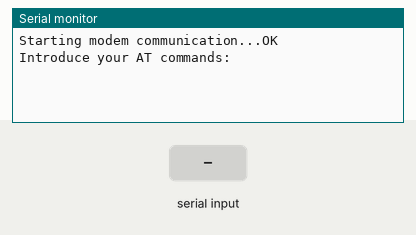
Simulated run of this sketch. Board: Arduino Uno, built with avr-gcc and run on an emulated ATmega328P. On the bench: the last lines printed to the serial monitor. The inputs (shaded band) are chosen by the test bench.

Above: at 13.2 s.
13.3 s: "1\n" received over the second serial link
At 14.1 s:
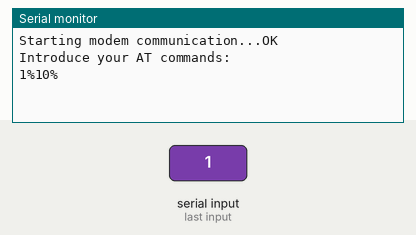
14.8 s: "0\n" received over the second serial link
At 15.2 s:
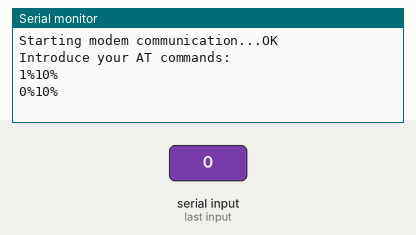

The sketch:

sketch_jun16c.ino
```cpp
#include <SoftwareSerial.h>
#include <string.h>

char incoming_char = 0;
SoftwareSerial cell(7,6);

void setup()
{
  Serial.begin(9600);
  cell.begin(9600);

  Serial.print("Starting modem communication...");
  delay(12000);
  Serial.print("OK\nIntroduce your AT commands:\n");
}

void loop()
{
  if(cell.available() > 0)
  {
    incoming_char=cell.read();
    if((incoming_char >= ' ') && (incoming_char <= 'z'))
      Serial.print(incoming_char);
    else
    {
      Serial.print("%");
      Serial.print((int)incoming_char);
      Serial.print("%");
      if(incoming_char==10)
        Serial.println();
    }
  }

  if(Serial.available() > 0)
  {
    incoming_char = Serial.read();
    cell.print(incoming_char);
  }
}
```

Measured:
- after the input at 13.3 s, the serial monitor: prints a new line at once (image 1)
- after the input at 14.8 s, the serial monitor: prints a new line at once (image 2)
